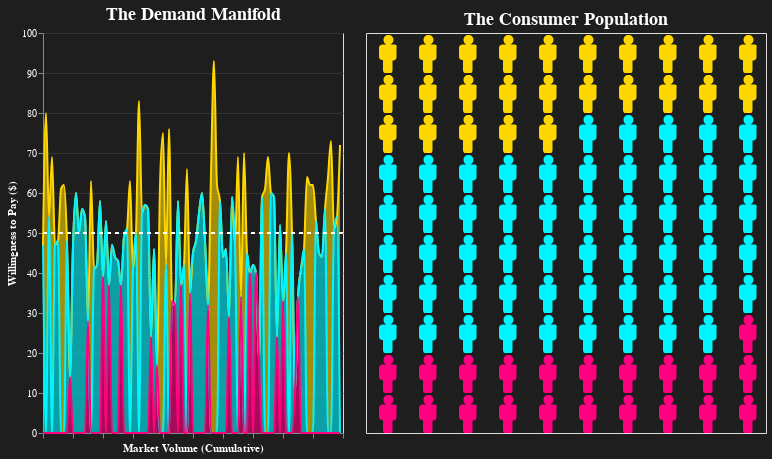

The cell this chart's notebook holds for it:
### Code cell
import altair as alt
import pandas as pd
import numpy as np

# --- 1. The Geometry (Person Icon) ---
person_icon = (
    "M1.7 -1.7h-0.8c0.3 -0.2 0.6 -0.5 0.6 -0.9c0 -0.6 "
    "-0.4 -1 -1 -1c-0.6 0 -1 0.4 -1 1c0 0.4 0.2 0.7 0.6 "
    "0.9h-0.8c-0.4 0 -0.7 0.3 -0.7 0.6v1.9c0 0.3 0.3 0.6 "
    "0.6 0.6h0.2c0 0 0 0.1 0 0.1v1.9c0 0.3 0.2 0.6 0.3 "
    "0.6h1.3c0.2 0 0.3 -0.3 0.3 -0.6v-1.8c0 0 0 -0.1 0 "
    "-0.1h0.2c0.3 0 0.6 -0.3 0.6 -0.6v-2c0.2 -0.3 -0.1 "
    "-0.6 -0.4 -0.6z"
)

# --- 2. The Data Simulation (Economics) ---
np.random.seed(99)
N = 100
data = pd.DataFrame({'id': range(N)})

# Simulate "Willingness To Pay" (WTP)
# We use a normal distribution to create a realistic "S" curve demand
data['wtp'] = np.random.normal(loc=50, scale=15, size=N).astype(int)
data = data.sort_values('wtp', ascending=False).reset_index(drop=True)

# Create Segments based on WTP (Price Elasticity Zones)
# High WTP = Inelastic (Will pay anything) -> Gold
# Mid WTP = Elastic (Sensitive) -> Cyan
# Low WTP = Highly Elastic (Cheap) -> Magenta
conditions = [
    (data['wtp'] > 60),
    (data['wtp'] <= 60) & (data['wtp'] > 40),
    (data['wtp'] <= 40)
]
choices = ['1. Inelastic (Loyalists)', '2. Elastic (Swing Market)', '3. Price Sensitive (Risk)']
colors = ['#FFD700', '#00F5FF', '#FF007F'] # Gold, Neon Cyan, Neon Magenta

data['segment'] = np.select(conditions, choices, default='Unknown')

# Grid Logic (Sorted by WTP so colors flow visually)
data['row'] = data.index // 10
data['col'] = data.index % 10

# --- 3. The Visualization ---

# A. The Selector (Interaction)
selection = alt.selection_point(fields=['segment'], bind='legend')

# B. LEFT PLOT: The Demand Manifold (The "Super Vis")
# We visualize the cumulative demand as a glowing area
demand_curve = alt.Chart(data).mark_area(
    interpolate='monotone',
    fillOpacity=0.6,
    line={'color':'white'}
).encode(
    x=alt.X('id:Q', title='Market Volume (Cumulative)', axis=alt.Axis(labels=False, grid=False)),
    y=alt.Y('wtp:Q', title='Willingness to Pay ($)', scale=alt.Scale(domain=[0, 100])),
    color=alt.Color('segment:N', scale=alt.Scale(range=colors), legend=None),
    tooltip=['segment', 'wtp']
).properties(
    width=300,
    height=400,
    title="The Demand Manifold"
).add_params(
    selection
).transform_filter(
    selection
)

# Add a "Price Floor" line to make it look technical
# (Shows the theoretical market clearing price)
rule = alt.Chart(pd.DataFrame({'y': [50]})).mark_rule(
    color='white', strokeDash=[4, 4], size=2
).encode(y='y')

left_chart = (demand_curve + rule)

# C. RIGHT PLOT: The Human Grid (ISOTYPE)
# Sorted by WTP to match the flow of the left chart
people_grid = alt.Chart(data).mark_point(
    filled=True,
    size=100, # User requested size
    opacity=1
).encode(
    x=alt.X('col:O', axis=None),
    y=alt.Y('row:O', axis=None), # No sort needed as data is pre-sorted
    shape=alt.ShapeValue(person_icon),
    color=alt.Color('segment:N', 
                    scale=alt.Scale(domain=choices, range=colors),
                    legend=alt.Legend(title="Elasticity Zone", orient="bottom", titleFontSize=12)),
    tooltip=['id', 'wtp', 'segment'],
    opacity=alt.condition(selection, alt.value(1), alt.value(0.1))
).properties(
    width=400,
    height=400,
    title="The Consumer Population"
).add_params(
    selection
)

# --- 4. Composition ---
dashboard = alt.hconcat(
    left_chart, 
    people_grid
).resolve_scale(
    color='shared'
).configure_view(
    strokeWidth=0
).configure(
    background='#1e1e1e', # Dark Mode Background
    title={'color': 'white', 'fontSize': 18},
    legend={'labelColor': 'white', 'titleColor': 'white'},
    axis={'labelColor': 'white', 'titleColor': 'white', 'gridColor': '#333'}
)

dashboard

### Figure 1 — Vega-Lite specification as saved in the notebook (floating-point values rounded to 4 significant figures)
{"config": {"view": {"continuousWidth": 300, "continuousHeight": 300}, "axis": {"labelColor": "white", "titleColor": "white", "gridColor": "#333"}, "background": "#1e1e1e", "legend": {"labelColor": "white", "titleColor": "white"}, "title": {"color": "white", "fontSize": 18}}, "hconcat": [{"layer": [{"data": {"name": "data-3131a94f8f631cbc568438e5cbe9682e"}, "mark": {"type": "area", "fillOpacity": 0.6, "interpolate": "monotone", "line": {"color": "white"}}, "encoding": {"color": {"field": "segment", "legend": null, "scale": {"range": ["#FFD700", "#00F5FF", "#FF007F"]}, "type": "nominal"}, "tooltip": [{"field": "segment", "type": "nominal"}, {"field": "wtp", "type": "quantitative"}], "x": {"axis": {"grid": false, "labels": false}, "field": "id", "title": "Market Volume (Cumulative)", "type": "quantitative"}, "y": {"field": "wtp", "scale": {"domain": [0, 100]}, "title": "Willingness to Pay ($)", "type": "quantitative"}}, "name": "view_20a17c8e149979a2_0", "title": "The Demand Manifold", "transform": [{"filter": {"param": "param_8f79605969489635"}}]}, {"data": {"name": "data-e94b98131d8354ad2d7fef474f689388"}, "mark": {"type": "rule", "color": "white", "size": 2, "strokeDash": [4, 4]}, "encoding": {"y": {"field": "y", "type": "quantitative"}}}], "height": 400, "width": 300}, {"data": {"name": "data-3131a94f8f631cbc568438e5cbe9682e"}, "mark": {"type": "point", "filled": true, "opacity": 1, "size": 100}, "encoding": {"color": {"field": "segment", "legend": {"orient": "bottom", "title": "Elasticity Zone", "titleFontSize": 12}, "scale": {"domain": ["1. Inelastic (Loyalists)", "2. Elastic (Swing Market)", "3. Price Sensitive (Risk)"], "range": ["#FFD700", "#00F5FF", "#FF007F"]}, "type": "nominal"}, "opacity": {"condition": {"param": "param_8f79605969489635", "value": 1}, "value": 0.1}, "shape": {"value": "M1.7 -1.7h-0.8c0.3 -0.2 0.6 -0.5 0.6 -0.9c0 -0.6 -0.4 -1 -1 -1c-0.6 0 -1 0.4 -1 1c0 0.4 0.2 0.7 0.6 0.9h-0.8c-0.4 0 -0.7 0.3 -0.7 0.6v1.9c0 0.3 0.3 0.6 0.6 0.6h0.2c0 0 0 0.1 0 0.1v1.9c0 0.3 0.2 0.6 0.3 0.6h1.3c0.2 0 0.3 -0.3 0.3 -0.6v-1.8c0 0 0 -0.1 0 -0.1h0.2c0.3 0 0.6 -0.3 0.6 -0.6v-2c0.2 -0.3 -0.1 -0.6 -0.4 -0.6z"}, "tooltip": [{"field": "id", "type": "quantitative"}, {"field": "wtp", "type": "quantitative"}, {"field": "segment", "type": "nominal"}], "x": {"axis": null, "field": "col", "type": "ordinal"}, "y": {"axis": null, "field": "row", "type": "ordinal"}}, "height": 400, "name": "view_a89a6432c5ed6554_1", "title": "The Consumer Population", "width": 400}], "params": [{"name": "param_8f79605969489635", "select": {"type": "point", "fields": ["segment"]}, "bind": "legend", "views": ["view_20a17c8e149979a2_0", "view_a89a6432c5ed6554_1"]}], "resolve": {"scale": {"color": "shared"}}, "$schema": "https://vega.github.io/schema/vega-lite/v6.1.0.json", "datasets": {"data-3131a94f8f631cbc568438e5cbe9682e": [{"id": 57, "wtp": 93, "segment": "1. Inelastic (Loyalists)", "row": 0, "col": 0}, {"id": 32, "wtp": 83, "segment": "1. Inelastic (Loyalists)", "row": 0, "col": 1}, {"id": 1, "wtp": 80, "segment": "1. Inelastic (Loyalists)", "row": 0, "col": 2}, {"id": 42, "wtp": 76, "segment": "1. Inelastic (Loyalists)", "row": 0, "col": 3}, {"id": 40, "wtp": 75, "segment": "1. Inelastic (Loyalists)", "row": 0, "col": 4}, {"id": 96, "wtp": 73, "segment": "1. Inelastic (Loyalists)", "row": 0, "col": 5}, {"id": 99, "wtp": 72, "segment": "1. Inelastic (Loyalists)", "row": 0, "col": 6}, {"id": 82, "wtp": 70, "segment": "1. Inelastic (Loyalists)", "row": 0, "col": 7}, {"id": 67, "wtp": 70, "segment": "1. Inelastic (Loyalists)", "row": 0, "col": 8}, {"id": 3, "wtp": 69, "segment": "1. Inelastic (Loyalists)", "row": 0, "col": 9}, {"id": 65, "wtp": 69, "segment": "1. Inelastic (Loyalists)", "row": 1, "col": 0}, {"id": 75, "wtp": 69, "segment": "1. Inelastic (Loyalists)", "row": 1, "col": 1}, {"id": 48, "wtp": 66, "segment": "1. Inelastic (Loyalists)", "row": 1, "col": 2}, {"id": 56, "wtp": 65, "segment": "1. Inelastic (Loyalists)", "row": 1, "col": 3}, {"id": 88, "wtp": 64, "segment": "1. Inelastic (Loyalists)", "row": 1, "col": 4}, {"id": 95, "wtp": 64, "segment": "1. Inelastic (Loyalists)", "row": 1, "col": 5}, {"id": 16, "wtp": 63, "segment": "1. Inelastic (Loyalists)", "row": 1, "col": 6}, {"id": 29, "wtp": 63, "segment": "1. Inelastic (Loyalists)", "row": 1, "col": 7}, {"id": 39, "wtp": 62, "segment": "1. Inelastic (Loyalists)", "row": 1, "col": 8}, {"id": 58, "wtp": 62, "segment": "1. Inelastic (Loyalists)", "row": 1, "col": 9}, {"id": 90, "wtp": 62, "segment": "1. Inelastic (Loyalists)", "row": 2, "col": 0}, {"id": 89, "wtp": 62, "segment": "1. Inelastic (Loyalists)", "row": 2, "col": 1}, {"id": 7, "wtp": 62, "segment": "1. Inelastic (Loyalists)", "row": 2, "col": 2}, {"id": 6, "wtp": 61, "segment": "1. Inelastic (Loyalists)", "row": 2, "col": 3}, {"id": 74, "wtp": 61, "segment": "1. Inelastic (Loyalists)", "row": 2, "col": 4}, {"id": 76, "wtp": 60, "segment": "2. Elastic (Swing Market)", "row": 2, "col": 5}, {"id": 53, "wtp": 60, "segment": "2. Elastic (Swing Market)", "row": 2, "col": 6}, {"id": 11, "wtp": 60, "segment": "2. Elastic (Swing Market)", "row": 2, "col": 7}, {"id": 77, "wtp": 59, "segment": "2. Elastic (Swing Market)", "row": 2, "col": 8}, {"id": 63, "wtp": 59, "segment": "2. Elastic (Swing Market)", "row": 2, "col": 9}, {"id": 73, "wtp": 59, "segment": "2. Elastic (Swing Market)", "row": 3, "col": 0}, {"id": 59, "wtp": 58, "segment": "2. Elastic (Swing Market)", "row": 3, "col": 1}, {"id": 45, "wtp": 58, "segment": "2. Elastic (Swing Market)", "row": 3, "col": 2}, {"id": 19, "wtp": 58, "segment": "2. Elastic (Swing Market)", "row": 3, "col": 3}, {"id": 34, "wtp": 57, "segment": "2. Elastic (Swing Market)", "row": 3, "col": 4}, {"id": 35, "wtp": 56, "segment": "2. Elastic (Swing Market)", "row": 3, "col": 5}, {"id": 13, "wtp": 56, "segment": "2. Elastic (Swing Market)", "row": 3, "col": 6}, {"id": 94, "wtp": 56, "segment": "2. Elastic (Swing Market)", "row": 3, "col": 7}, {"id": 33, "wtp": 55, "segment": "2. Elastic (Swing Market)", "row": 3, "col": 8}, {"id": 52, "wtp": 55, "segment": "2. Elastic (Swing Market)", "row": 3, "col": 9}, {"id": 2, "wtp": 54, "segment": "2. Elastic (Swing Market)", "row": 4, "col": 0}, {"id": 98, "wtp": 54, "segment": "2. Elastic (Swing Market)", "row": 4, "col": 1}, {"id": 14, "wtp": 54, "segment": "2. Elastic (Swing Market)", "row": 4, "col": 2}, {"id": 21, "wtp": 53, "segment": "2. Elastic (Swing Market)", "row": 4, "col": 3}, {"id": 91, "wtp": 53, "segment": "2. Elastic (Swing Market)", "row": 4, "col": 4}, {"id": 79, "wtp": 52, "segment": "2. Elastic (Swing Market)", "row": 4, "col": 5}, {"id": 97, "wtp": 51, "segment": "2. Elastic (Swing Market)", "row": 4, "col": 6}, {"id": 28, "wtp": 51, "segment": "2. Elastic (Swing Market)", "row": 4, "col": 7}, {"id": 31, "wtp": 50, "segment": "2. Elastic (Swing Market)", "row": 4, "col": 8}, {"id": 12, "wtp": 50, "segment": "2. Elastic (Swing Market)", "row": 4, "col": 9}, {"id": 83, "wtp": 50, "segment": "2. Elastic (Swing Market)", "row": 5, "col": 0}, {"id": 27, "wtp": 49, "segment": "2. Elastic (Swing Market)", "row": 5, "col": 1}, {"id": 8, "wtp": 48, "segment": "2. Elastic (Swing Market)", "row": 5, "col": 2}, {"id": 5, "wtp": 48, "segment": "2. Elastic (Swing Market)", "row": 5, "col": 3}, {"id": 51, "wtp": 48, "segment": "2. Elastic (Swing Market)", "row": 5, "col": 4}, {"id": 54, "wtp": 48, "segment": "2. Elastic (Swing Market)", "row": 5, "col": 5}, {"id": 64, "wtp": 47, "segment": "2. Elastic (Swing Market)", "row": 5, "col": 6}, {"id": 0, "wtp": 47, "segment": "2. Elastic (Swing Market)", "row": 5, "col": 7}, {"id": 4, "wtp": 47, "segment": "2. Elastic (Swing Market)", "row": 5, "col": 8}, {"id": 10, "wtp": 47, "segment": "2. Elastic (Swing Market)", "row": 5, "col": 9}, {"id": 23, "wtp": 47, "segment": "2. Elastic (Swing Market)", "row": 6, "col": 0}, {"id": 37, "wtp": 46, "segment": "2. Elastic (Swing Market)", "row": 6, "col": 1}, {"id": 61, "wtp": 46, "segment": "2. Elastic (Swing Market)", "row": 6, "col": 2}, {"id": 87, "wtp": 46, "segment": "2. Elastic (Swing Market)", "row": 6, "col": 3}, {"id": 50, "wtp": 45, "segment": "2. Elastic (Swing Market)", "row": 6, "col": 4}, {"id": 81, "wtp": 45, "segment": "2. Elastic (Swing Market)", "row": 6, "col": 5}, {"id": 92, "wtp": 45, "segment": "2. Elastic (Swing Market)", "row": 6, "col": 6}, {"id": 68, "wtp": 45, "segment": "2. Elastic (Swing Market)", "row": 6, "col": 7}, {"id": 60, "wtp": 44, "segment": "2. Elastic (Swing Market)", "row": 6, "col": 8}, {"id": 93, "wtp": 44, "segment": "2. Elastic (Swing Market)", "row": 6, "col": 9}, {"id": 24, "wtp": 44, "segment": "2. Elastic (Swing Market)", "row": 7, "col": 0}, {"id": 25, "wtp": 43, "segment": "2. Elastic (Swing Market)", "row": 7, "col": 1}, {"id": 18, "wtp": 42, "segment": "2. Elastic (Swing Market)", "row": 7, "col": 2}, {"id": 41, "wtp": 42, "segment": "2. Elastic (Swing Market)", "row": 7, "col": 3}, {"id": 47, "wtp": 42, "segment": "2. Elastic (Swing Market)", "row": 7, "col": 4}, {"id": 70, "wtp": 42, "segment": "2. Elastic (Swing Market)", "row": 7, "col": 5}, {"id": 30, "wtp": 41, "segment": "2. Elastic (Swing Market)", "row": 7, "col": 6}, {"id": 17, "wtp": 41, "segment": "2. Elastic (Swing Market)", "row": 7, "col": 7}, {"id": 86, "wtp": 41, "segment": "2. Elastic (Swing Market)", "row": 7, "col": 8}, {"id": 71, "wtp": 40, "segment": "3. Price Sensitive (Risk)", "row": 7, "col": 9}, {"id": 69, "wtp": 40, "segment": "3. Price Sensitive (Risk)", "row": 8, "col": 0}, {"id": 20, "wtp": 39, "segment": "3. Price Sensitive (Risk)", "row": 8, "col": 1}, {"id": 22, "wtp": 37, "segment": "3. Price Sensitive (Risk)", "row": 8, "col": 2}, {"id": 26, "wtp": 37, "segment": "3. Price Sensitive (Risk)", "row": 8, "col": 3}, {"id": 46, "wtp": 37, "segment": "3. Price Sensitive (Risk)", "row": 8, "col": 4}, {"id": 49, "wtp": 35, "segment": "3. Price Sensitive (Risk)", "row": 8, "col": 5}, {"id": 85, "wtp": 34, "segment": "3. Price Sensitive (Risk)", "row": 8, "col": 6}, {"id": 66, "wtp": 34, "segment": "3. Price Sensitive (Risk)", "row": 8, "col": 7}, {"id": 80, "wtp": 33, "segment": "3. Price Sensitive (Risk)", "row": 8, "col": 8}, {"id": 43, "wtp": 33, "segment": "3. Price Sensitive (Risk)", "row": 8, "col": 9}, {"id": 44, "wtp": 32, "segment": "3. Price Sensitive (Risk)", "row": 9, "col": 0}, {"id": 55, "wtp": 32, "segment": "3. Price Sensitive (Risk)", "row": 9, "col": 1}, {"id": 62, "wtp": 29, "segment": "3. Price Sensitive (Risk)", "row": 9, "col": 2}, {"id": 15, "wtp": 28, "segment": "3. Price Sensitive (Risk)", "row": 9, "col": 3}, {"id": 78, "wtp": 24, "segment": "3. Price Sensitive (Risk)", "row": 9, "col": 4}, {"id": 36, "wtp": 24, "segment": "3. Price Sensitive (Risk)", "row": 9, "col": 5}, {"id": 72, "wtp": 18, "segment": "3. Price Sensitive (Risk)", "row": 9, "col": 6}, {"id": 38, "wtp": 17, "segment": "3. Price Sensitive (Risk)", "row": 9, "col": 7}, {"id": 9, "wtp": 14, "segment": "3. Price Sensitive (Risk)", "row": 9, "col": 8}, {"id": 84, "wtp": 10, "segment": "3. Price Sensitive (Risk)", "row": 9, "col": 9}], "data-e94b98131d8354ad2d7fef474f689388": [{"y": 50}]}}
